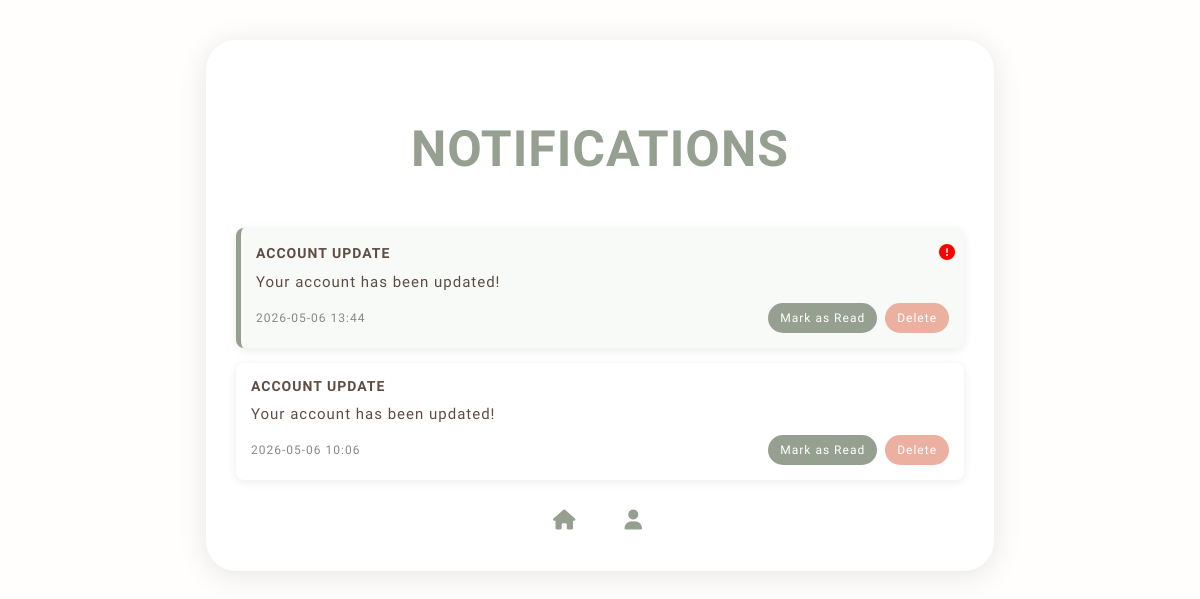
The page /notifications (signed in) on the database as committed earlier.
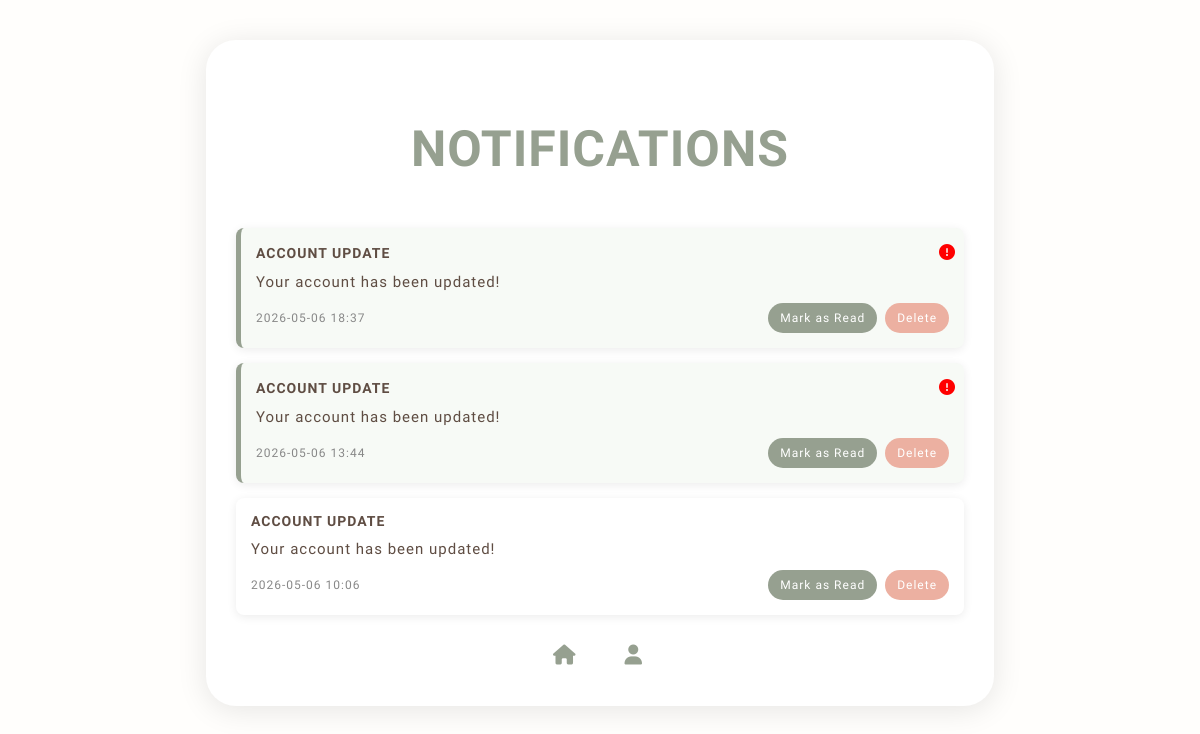
The same page on the database as committed later.
### models/Notifications.py (models this page shows, shortened)
class Notification(db.Model):
    __tablename__ = "Notifications"
    id                   = db.Column(db.Integer, primary_key=True)
    notification_id      = db.Column(db.String(45), unique=True, nullable=False)
    user_id              = db.Column(db.String(45), db.ForeignKey("users.user_id"), nullable=False)
    type                 = db.Column(db.Enum(NotificationType), nullable=False)
    message              = db.Column(db.String(320), nullable=False)
    sent_on              = db.Column(db.DateTime, default=utcnow)
    is_read              = db.Column(db.Boolean, default=False)
    user                = db.relationship("User", backref="notifications")

### app.py (the view)
@app.route('/notifications')
@login_required
def notifications():
    user_notifications = Notification.query.filter_by(user_id=current_user.user_id).order_by(Notification.sent_on.desc()).all()
    return render_template('notifications.html', user=current_user, notifications=user_notifications)

### app.py (called while the page is built)
@login_manager.user_loader
def load_user(user_id):
    return User.query.filter_by(user_id=user_id).first()

### templates/notifications.html (shortened to what this page needs)
<!DOCTYPE html>
<html lang="en">
<head>
    <link rel="stylesheet" href="https://cdnjs.cloudflare.com/ajax/libs/font-awesome/6.4.0/css/all.min.css">
</head>
<body>
<div class="container">
    <h1>Notifications</h1>
    {% if notifications %}
        <div class="notif-list">
            {% for n in notifications %}
            <div class = "notif-card {% if not n.is_read %}unread{% endif %}">
                <div class = "notif-header">
                    <span class = "notif-type">{{ n.type.value }}</span>
                    {% if not n.is_read %}
                        <span class="alert"><i class="fa-solid fa-circle-exclamation"></i></span>
                    {% endif %}
                </div>
                <div class="notif-message">
                    {{ n.message }}
                </div>
                <div class="notif-footer">
                    <span>
                        {{ n.sent_on.strftime('%Y-%m-%d %H:%M') if n.sent_on else '--' }}
                    </span>
                    <div class="notif-actions">
                        <form method="POST"
                              action="{{ url_for('mark_notification_as_read', notification_id=n.notification_id) }}">
                            <button class="small-btn">Mark as Read</button>
                        </form>
                        <form method="POST"
                              action="{{ url_for('delete_notification', notification_id=n.notification_id) }}">
                            <button class="small-btn danger">Delete</button>
                        </form>
                    </div>
                </div>
            </div>
            {% endfor %}
        </div>
    {% else %}
        <p class="empty">No notifications.</p>
    {% endif %}
    <div style="text-align:center;">
        <a href="{{ url_for('index') }}" class="btn"><i class="fa-solid fa-house"></i></a>
        <a href="{{ url_for('profile') }}" class="btn"><i class="fa-solid fa-user"></i></a>
    </div>
</div>
</body>
</html>

### templates/notifications.html (style rules this page uses)
body { font-family: 'Neuton', serif; background: #fffefc; color: var(--brown-2); margin: 0; padding: 40px; }
:root { --green: #96a090; --green-2: #838b7e; --light-green: #c5d862; --cream: #fffddd; --brown: #9a7c69; --pink: #ecb0a1; --gray: #79796f; --dark-cream: #c0bea8; --white: #fffefc; --brown-2: #5f4d43; --border-radius-s: 8px; --border-radius-m: 30px; --border-radius-circle: 50%; }
h1 { font-size: 50px; margin-top: 50px; margin-bottom: 50px; letter-spacing: 1px; color: var(--green); text-align: center; text-transform: uppercase; }
.container { width: 65%; margin: auto; background: white; padding: 30px; border-radius: var(--border-radius-m); box-shadow: 0 4px 30px rgba(0,0,0,0.1); }
.btn { display: inline-block; margin-top: 20px; padding: 10px 20px; text-decoration: none; }
.btn i { margin-right: 5px; color: var(--green); font-size: 20px; text-decoration: none; }
.notif-list { display: flex; flex-direction: column; gap: 15px; margin-top: 20px; }
.notif-card { background: #fff; padding: 15px; border-radius: var(--border-radius-s); box-shadow: 0 2px 10px rgba(0,0,0,0.08); transition: 0.3s ease; }
.notif-card.unread { border-left: 5px solid var(--green); background: #f7faf6; }
.notif-header { display: flex; justify-content: space-between; font-weight: bold; align-items: center; letter-spacing: 1px; }
.notif-type { text-transform: uppercase; font-size: 14px; }
.alert i { width: 10px; height: 10px; color: red; border-radius: var(--border-radius-circle); }
.notif-message { margin: 10px 0; font-size: 15px; line-height: 1.4; letter-spacing: 1px; }
.notif-footer { display: flex; justify-content: space-between; align-items: center; font-size: 12px; color: #888; letter-spacing: 1px; }
.notif-actions { display: flex; gap: 8px; }
.small-btn { display: flex; justify-content: center; align-items: center; padding: 5px 12px; border: none; border-radius: 20px; background: var(--green); color: white; cursor: pointer; font-size: 12px; font-family: 'Neuton', serif; letter-spacing: 1px; height: 30px; }
.small-btn.danger { background: var(--pink); }

Rows that differ between the two databases and show on the page:
added Notification: type.value "ACCOUNT UPDATE", is_read False (drawn), message "Your account has been updated!", sent_on "2026-05-06 18:37"
